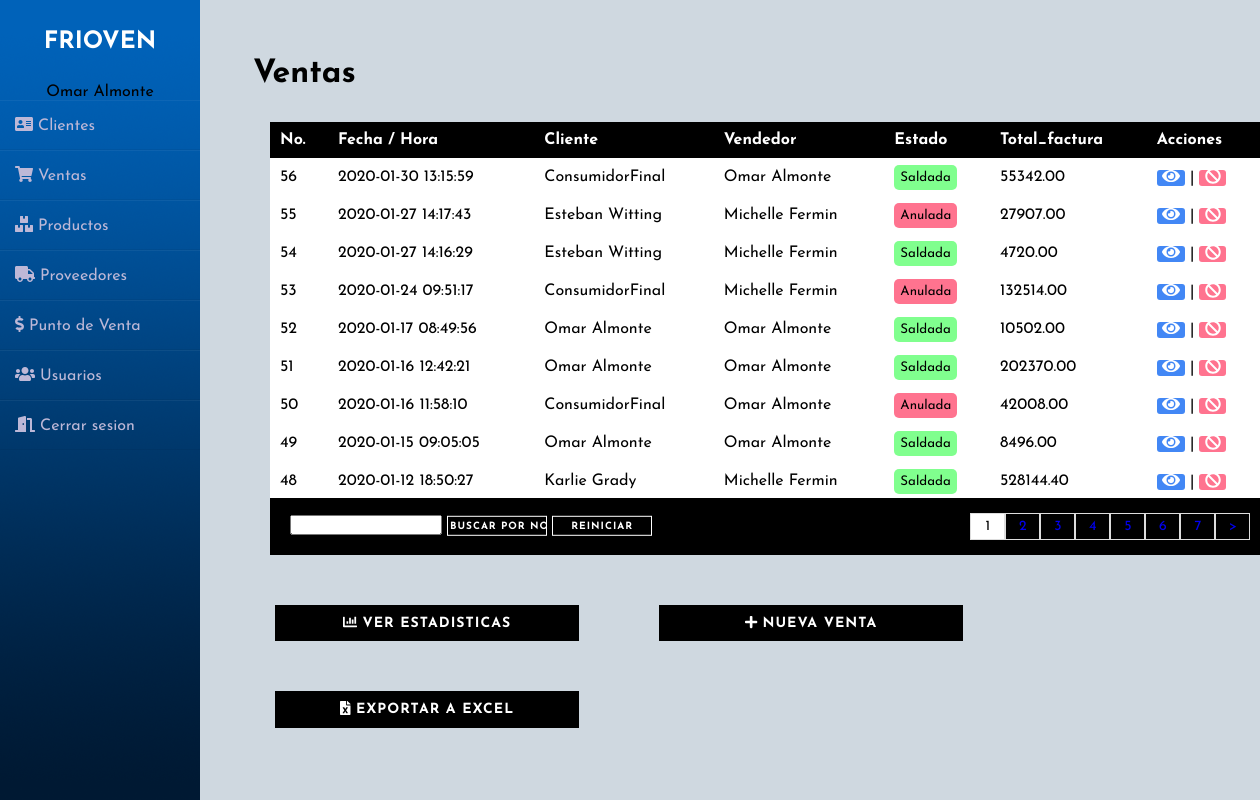
The app's page /ventas.php (signed in) with its own data.
### tables this page shows
CREATE TABLE `factura` (
  `nofactura` bigint(11) NOT NULL,
  `fecha_hora` datetime NOT NULL DEFAULT current_timestamp(),
  `idusuario` int(11) NOT NULL,
  `idcliente` int(11) NOT NULL,
  `total_factura` decimal(10,2) NOT NULL,
  `activo` char(2) NOT NULL DEFAULT 'si'
);

CREATE TABLE `cliente` (
  `idcliente` int(11) NOT NULL,
  `nombre` varchar(255) NOT NULL,
  `RNC` int(9) NOT NULL,
  `direccion` varchar(255) NOT NULL,
  `telefono` varchar(255) NOT NULL,
  `fecha_entrada` varchar(255) NOT NULL,
  `activo` char(2) NOT NULL DEFAULT 'si'
);

CREATE TABLE `usuario` (
  `idusuario` int(11) NOT NULL,
  `fullname` varchar(255) NOT NULL,
  `username` varchar(255) NOT NULL,
  `password` varchar(255) NOT NULL,
  `rol` varchar(50) NOT NULL
);

### ventas.php (the view, shortened to what this page needs)
<?php
include 'links/clienteslinks.php';
include 'back/conexion.php';
?>
<!DOCTYPE html>
<html>
<head>
</head>
<body>
	<div class="wrapper">
    <?php
    include 'links/sidebar.php';
    ?>
    <div class="main_content">
    	<h1 class="down">Ventas </h1>
	<div class="divtab">
	<section class="downp" id="container">
    	<table>
			<tr>
				<th>No.</th>
				<th>Fecha / Hora</th>
				<th>Cliente</th>
				<th>Vendedor</th>
				<th>Estado</th>
				<th>Total_factura</th>
				<th>Acciones</th>
			</tr>
			<?php
			if (empty($_REQUEST["busqueda"])) {
			$q2 = "SELECT COUNT(*) as total_reg FROM factura";
			}else{
			$busqueda = $_REQUEST["busqueda"];
			$q2 = "SELECT COUNT(*) as total_reg FROM factura where nofactura = $busqueda";
			}
			$sq_reg = mysqli_query($con,$q2);
			$r_reg = mysqli_fetch_array($sq_reg);
			$total_reg = $r_reg['total_reg'];
			$ppg = 9;
			if (empty($_GET['npg'])) {
				$npg = 1;
			} else {
				$npg = $_GET['npg'];
			}
			$desde = ($npg - 1) *  $ppg;
			$ttp = ceil($total_reg / $ppg);
			if (empty($_REQUEST["busqueda"])) {
				$q = "SELECT f.nofactura,f.fecha_hora,f.total_factura,f.idcliente,f.activo,u.fullname AS vendedor,cl.nombre AS cliente FROM factura f INNER JOIN usuario u ON f.idusuario = u.idusuario INNER JOIN cliente cl ON f.idcliente = cl.idcliente  ORDER BY f.fecha_hora DESC LIMIT $desde,$ppg";
			}
			$e = mysqli_query($con,$q);
			$contador = mysqli_num_rows($e);
			if ($contador > 0) {
				while ($datos = mysqli_fetch_array($e)) {
					if ($datos['activo'] == 'si') {
						$estado = "<span class='pagada btnsmall2 btngood'>Saldada</span>";
					}else{
						$estado = "<span class='anulada btncancel2 btnsmall2'>Anulada</span>";
					}
			?>
			<tr id="row_<?php echo $datos['nofactura']; ?>">
				<td><?php echo $datos['nofactura']; ?> </td>
				<td><?php echo $datos['fecha_hora']; ?> </td>
				<td><?php echo $datos['cliente']; ?> </td>
				<td><?php echo $datos['vendedor']; ?> </td>
				<td><?php echo $estado ?> </td>
				<td><?php echo $datos['total_factura']; ?> </td>
				<td><a href="#" class="btnop verpdf" cl="<?php echo $datos['idcliente'];?>" f="<?php echo $datos['nofactura']; ?>">&nbsp;<i class="fas fa-eye"></i>&nbsp;</a>
				 |   <a href="#" f="<?php echo $datos['nofactura']; ?>" class="btnnull anularfac" id="b_delete">&nbsp;<i class="fas fa-ban" disabled></i>&nbsp;</a>
				</td>
			</tr>
			<?php
		    	}
			}
			?>
    	</table>
    </section>
	</div>
	<div class="paginas">
	<div class="wd">
	<form action="back/robventas.php" method="get" class="down">
    <input type="text" name="busqueda" value="<?php if(!empty($busqueda)){echo $busqueda;} ?>">
    <input type="submit" name = "buscar" value="buscar por no" class="botw btn btn-2 ">
    <input type="submit" name="reiniciar" value="reiniciar" class="botw btn btn-2">
    </form>
	</div>
		<ul>
			<?php
			for ($i=1; $i <= $ttp ; $i++) {
				if ($i == $npg) {
				 echo '<li class="seleccion">'.$i.'</li>';
				}else{
				if (empty($busqueda)) {
					echo '<li><a href="?npg='.$i.'">'.$i.'</a></li>';
				} else{
					echo '<li><a href="?npg='.$i.'&busqueda='.$busqueda.'">'.$i.'</a></li>';
				}
			}
			}
			?>
			<?php
			if ($npg != $ttp) {
				if (!empty($busqueda)) {
			?>
			<li><a href="?npg=<?php  echo $npg + 1?>&busqueda=<?php echo $busqueda ?>"> > </a></li>
			<?php
			    }else{
			 ?>
			 <li><a href="?npg=<?php  echo $npg + 1?>"> > </a></li>
			<?php
			}
			}
			 ?>
		</ul>
	</div>
	<div class="bar_btn">
    <button class="bot bot1 btn btn-2" onclick="window.location.href = 'chart_venta.php?year=2019';"><i class='fas fa-chart-bar'></i>  Ver estadisticas </button>
    <button class="bot bot2 btn btn-2" onclick="window.location.href = 'factura.php';" ><i class="fas fa-plus"></i>  Nueva venta </button>
    <button class="bot bot2 btn btn-2" onclick="window.location.href = 'back/exportventa.php';" ><i class="fas fa-file-excel"></i>  Exportar a Excel </button>
    </div>
      </div>
    </div>
</body>
</html>

### css/csscli.css (style rules this page uses)
.down { transform: translate(5%, 180%); }
A:link { text-decoration: none }
* { outline:none !important; }
a { text-decoration: none !important;outline: none !important; }
.downp { margin-left: 70px; margin-top: 90px; font-size: 20px; }
.wd { margin-top: 50px; position: relative; }

### css/listaclientes.css (style rules this page uses)
.divtab { height: 200px; }
table { border-collapse: collapse; font-size: 12pt; width: 100%; }
table th { text-align: left; padding: 10px; background: black; color: white; }
table tr { background: #fff; }
table td { padding: 10px; }
#b_delete { color: #FF6A6C; }

### css/botones.css (style rules this page uses)
.btn { border: none; font-size: 20px; color: inherit; background: none; cursor: pointer; padding: 15px 40px; text-transform: uppercase; letter-spacing: 1px; font-weight: 700; outline: none; -webkit-transition: all 0.3s; -moz-transition: all 0.3s; transition: all 0.3s; }
.btn:after { content: ''; position: absolute; z-index: -1; -webkit-transition: all 0.3s; -moz-transition: all 0.3s; transition: all 0.3s; }
.btn:before { speak: none; font-style: normal; font-weight: normal; font-variant: normal; text-transform: none; line-height: 1; position: relative; -webkit-font-smoothing: antialiased; }
.btn-2 { background: black; color: #fff; }
.btn-2:before { position: absolute; height: 100%; left: 0; top: 0; line-height: 3; font-size: 140%; width: 60px; }

### css/botones2.css (style rules this page uses)
.btncancel2 { background: #ff738f !important ; }
.btngood { background: #80ff8e !important; }
.btnop { background: #4287f5; color: white; width: 40px !important; border-radius: 3px ; }
.btnsmall2 { width: 130px !important; font-size: 10pt; padding: 6px; border-radius: 5px; }
.btnnull { background: #ff738f; color: white !important; width: 40px !important; border-radius: 3px ; }
.bot { margin-top: 50px; margin-left: 75px; padding: 10px; width: 304px; font-size: 14px; }
.botw { border: 1px solid white; background: none; color: white; font-size: 10px; padding: 2px; width: 100px }

### fw/all.css (style rules this page uses)
.fa-ban:before { content: "\f05e"; }
.fa-chart-bar:before { content: "\f080"; }
.fa-eye:before { content: "\f06e"; }
.fa-file-excel:before { content: "\f1c3"; }
.fa-plus:before { content: "\f067"; }

### css/paginas.css (style rules this page uses)
.wd { width: 400px; }
.paginas { width: 93.9%; margin-left: 70px; margin-top: 155px; color: black; }
.paginas form input { height: 20px; }
.paginas ul { padding: 15px; list-style: none; background: black; display: -webkit-flex; display: -moz-flex; display: -ms-flex; display: -o-flex; display: flex; justify-content: flex-end; }
.paginas a, .seleccion { border: 1px solid #ddd; padding: 5px; display: inline-block; font-size: 14px; text-align: center; width: 35px; }
.seleccion { background: white; color: black; }

### css/sidebar.css (style rules this page uses)
* { margin: 0; padding: 0; box-sizing: border-box; list-style: none; text-decoration: none; font-family: 'Josefin Sans', sans-serif; }
body { background-color: #00325e30; }
.wrapper { display: flex; position: relative; }
.wrapper .main_content { width: 100%; margin-left: 200px; }

### records on screen
factura: nofactura "56", fecha_hora "2020-01-30 13:15:59", idcliente.nombre "ConsumidorFinal", idusuario.fullname "Omar Almonte", activo "Saldada", total_factura "55342.00"
factura: nofactura "55", fecha_hora "2020-01-27 14:17:43", idcliente.nombre "Esteban Witting", idusuario.fullname "Michelle Fermin", activo "Anulada", total_factura "27907.00"
factura: nofactura "54", fecha_hora "2020-01-27 14:16:29", idcliente.nombre "Esteban Witting", idusuario.fullname "Michelle Fermin", activo "Saldada", total_factura "4720.00"
factura: nofactura "53", fecha_hora "2020-01-24 09:51:17", idcliente.nombre "ConsumidorFinal", idusuario.fullname "Michelle Fermin", activo "Anulada", total_factura "132514.00"
factura: nofactura "52", fecha_hora "2020-01-17 08:49:56", idcliente.nombre "Omar Almonte", idusuario.fullname "Omar Almonte", activo "Saldada", total_factura "10502.00"
factura: nofactura "51", fecha_hora "2020-01-16 12:42:21", idcliente.nombre "Omar Almonte", idusuario.fullname "Omar Almonte", activo "Saldada", total_factura "202370.00"
factura: nofactura "50", fecha_hora "2020-01-16 11:58:10", idcliente.nombre "ConsumidorFinal", idusuario.fullname "Omar Almonte", activo "Anulada", total_factura "42008.00"
factura: nofactura "49", fecha_hora "2020-01-15 09:05:05", idcliente.nombre "Omar Almonte", idusuario.fullname "Omar Almonte", activo "Saldada", total_factura "8496.00"
factura: nofactura "48", fecha_hora "2020-01-12 18:50:27", idcliente.nombre "Karlie Grady", idusuario.fullname "Michelle Fermin", activo "Saldada", total_factura "528144.40"

### other values on screen
$fn "Omar Almonte"
